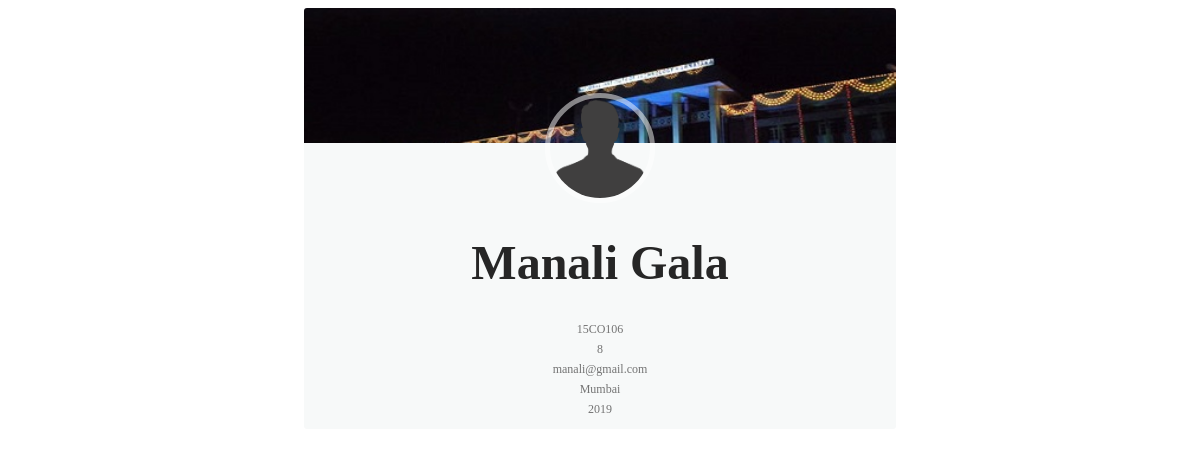
Page /alumni_tracker/search/display/15CO106/ on the earlier database version.
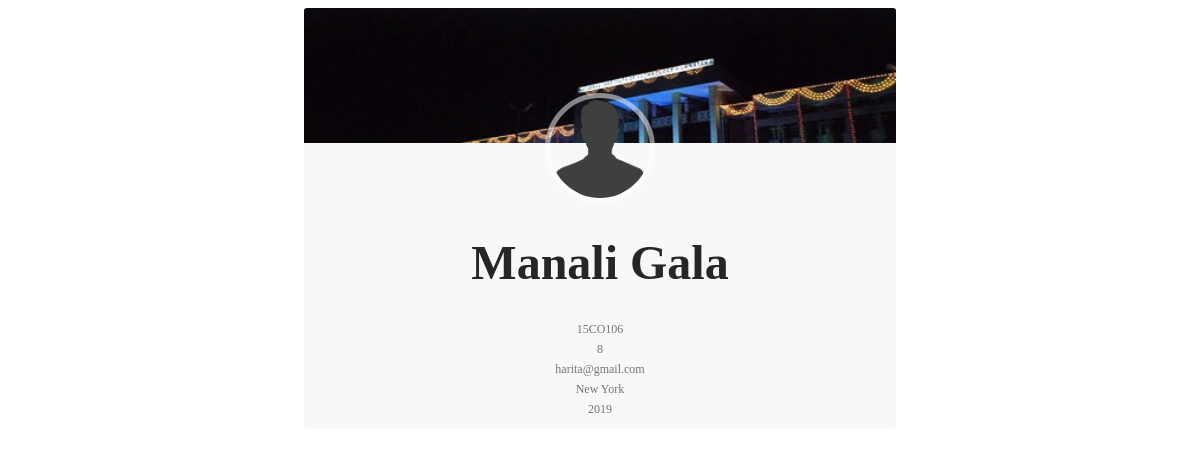
Same page on the later database version.
### alumni_tracker/models.py (models this page shows, shortened)
class Alumnus(models.Model):
	alumni_name = models.CharField(max_length=100)
	roll_no = models.CharField(max_length=7,primary_key=True)
	present_city = models.ForeignKey(Location,on_delete=models.SET_NULL,null=True)
	email_id = models.CharField(max_length=20,null=True)
	dept_code = models.ForeignKey(Department,on_delete=models.SET_NULL,null=True)
	grad_year = models.IntegerField()
	cgpa = models.IntegerField()
	github = models.CharField(max_length=30)
	linkedin = models.CharField(max_length=30)

class Location(models.Model):
	city = models.CharField(max_length=30,primary_key=True)
	country = models.CharField(max_length=30)
	def __str__(self):
		return self.city

### alumni_tracker/views.py (the view)
# urls.py: url(r'^search/display/(?P<pk>[0-9]+[A-Z]+[0-9]+)/$', views.details, name='details'),
def details(request,pk):
	alumnus = Alumnus.objects.get(roll_no=pk)
	department = Department.objects.get(dept_code=alumnus.dept_code)
	job = Job.objects.filter(roll_no=pk)
	school=Studied.objects.filter(roll_no=pk)
	majors=Alumnus_majors.objects.filter(roll_no=pk)
	context = {'alumnus':alumnus,'department':department,'job':job,'school':school,'majors':majors}
	return render(request,'alumni_tracker/details.html',context)

### alumni_tracker/models.py (called while the page is built)
	def __str__(self):
		return self.dept_code

### alumni_tracker/templates/alumni_tracker/details.html (shortened to what this page needs)
{% load staticfiles %}
<head>
		<link rel="stylesheet" type="text/css" href="{% static 'alumni_tracker/details.css' %}">
		<link rel="stylesheet" type="text/css" href="{% static 'alumni_tracker/font-awesome.min.css' %}">
	</head>
<body>
<div class="container">
	<div class="row">
		<div class="col-lg-3 col-sm-6">
            <div class="card hovercard">
                <div class="cardheader">
                </div>
                <div class="avatar">
                    <img src="images/alumnus.png">
                </div>
                <div class="info">
                    <div class="title">
                        <h1 target="_blank" href="">{{alumnus.alumni_name}}</h1>
                    </div>
                    <div class="desc">{{alumnus.roll_no}}</div>
                    <div class="desc">{{alumnus.cgpa}}</div>
                    <div class="desc">{{alumnus.email_id}}</div>
                    <div class="desc">{{alumnus.present_city}}</div>
                    <div class="desc">{{alumnus.grad_year}}</div>
                </div>
            </div>
        </div>
	</div>
</div>
</body>

Differences in the rows shown:
changed Alumnus "Manali Gala": email_id "manali@gmail.com" → "harita@gmail.com"; present_city "Mumbai" → "New York"
